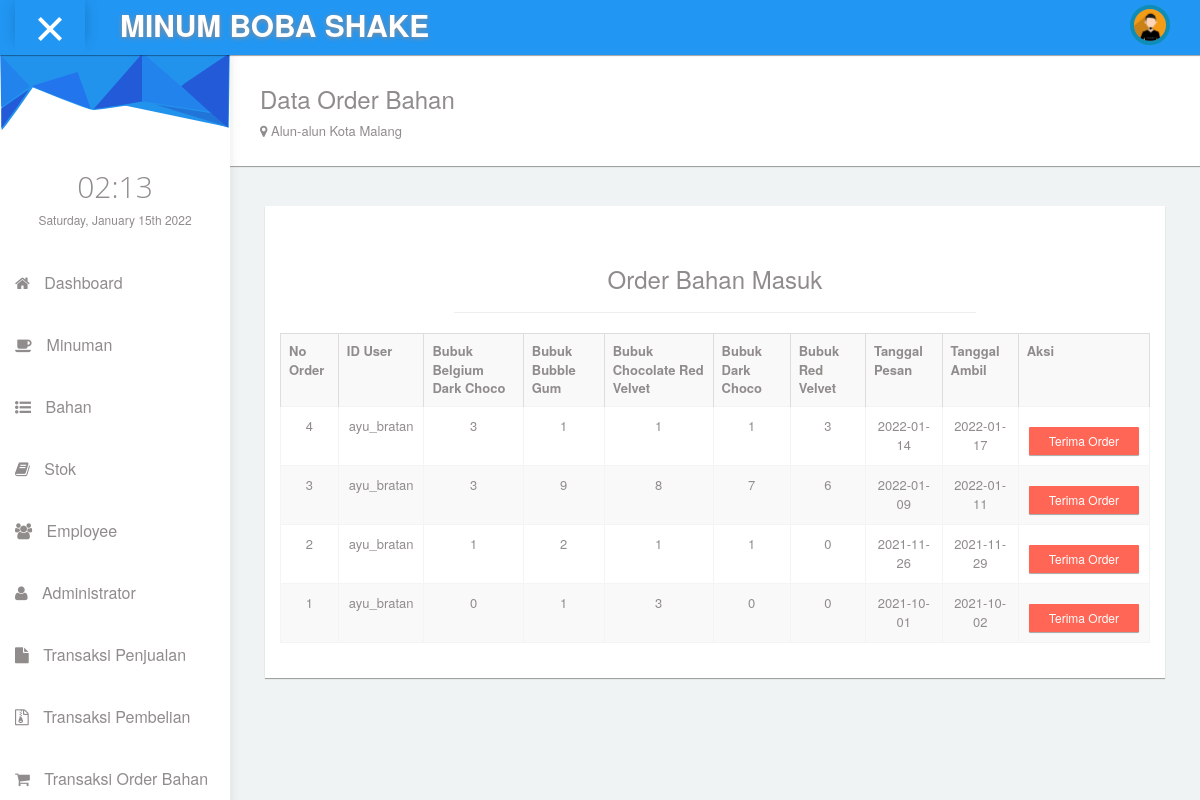
/adm_orderan.php, run on the app's committed database.
### tables this page shows
CREATE TABLE `orderan` (
  `no_order` int(11) NOT NULL,
  `id_user` varchar(20) NOT NULL,
  `BDC` int(11) NOT NULL,
  `BG` int(11) NOT NULL,
  `CRV` int(11) NOT NULL,
  `DC` int(11) NOT NULL,
  `RV` int(11) NOT NULL,
  `tgl_pesan` date NOT NULL,
  `tgl_ambil` date NOT NULL
);

### adm_orderan.php (the view, shortened to what this page needs)
<!DOCTYPE html>
<html lang="en">
<head>
    <link rel="stylesheet" type="text/css" href="asset/css/bootstrap.min.css">
      <link rel="stylesheet" type="text/css" href="asset/css/plugins/font-awesome.min.css"/>
      <link rel="stylesheet" type="text/css" href="asset/css/plugins/simple-line-icons.css"/>
      <link rel="stylesheet" type="text/css" href="asset/css/plugins/animate.min.css"/>
      <link rel="stylesheet" type="text/css" href="asset/css/plugins/fullcalendar.min.css"/>
  <link href="asset/css/style.css" rel="stylesheet">
  </head>
 <body id="mimin" class="dashboard">
        <nav class="navbar navbar-default header navbar-fixed-top">
          <div class="col-md-12 nav-wrapper">
            <div class="navbar-header" style="width:100%;">
              <div class="opener-left-menu is-open">
                <span class="bottom"></span>
              </div>
                <a href="index.html" class="navbar-brand">
                 <b>MINUM BOBA SHAKE</b>
                </a>
              <ul class="nav navbar-nav navbar-right user-nav">
                <li class="user-name"><span><?php echo $_SESSION['nama_user'];?></span></li>
                  <li class="dropdown avatar-dropdown">
                   <img src="asset/img/avatar.jpg" class="img-circle avatar" alt="user name" data-toggle="dropdown" aria-haspopup="true" aria-expanded="true"/>
                </li>
                <li ><a href="#"></a></li>
              </ul>
            </div>
          </div>
        </nav>
      <div class="container-fluid mimin-wrapper">
             <div id="left-menu">
              <div class="sub-left-menu scroll">
                <ul class="nav nav-list">
                    <li><div class="left-bg"></div></li>
                    <li class="time">
                      <h1 class="animated fadeInLeft">21:00</h1>
                      <p class="animated fadeInRight">Sat,October 1st 2029</p>
                    </li>
                     <li><a href="adm_dash.php" class="tree-toggle nav-header"><span class="fa-home fa"></span> Dashboard</a></li>
                     <li><a href="adm_minum.php"><span class="fa-coffee fa"></span> Minuman</a></li>
                    <li><a href="adm_bahan.php"><span class="fa-list-ul fa"></span> Bahan</a></li>
                    <li><a href="adm_stok.php"><span class="fa-book fa"></span> Stok</a></li>
                    <li><a href="adm_user.php"><span class="fa-users fa"></span> Employee</a></li>
                    <li><a href="adm_adm.php"><span class="fa-user fa"></span> Administrator</a></li>
                    <li><a href="adm_jual.php"><span class="fa-file fa"></span> Transaksi Penjualan</a></li>
                    <li><a href="adm_beli.php"><span class="fa-file-archive-o fa"></span> Transaksi Pembelian</a></li>
                    <li><a href="adm_orderan.php"><span class="fa-shopping-cart fa"></span> Transaksi Order Bahan</a></li>
                  </ul>
                </div>
            </div>
            <div id="content">
                <div class="panel">
                  <div class="panel-body">
                      <div class="col-md-6 col-sm-12">
                        <h3 class="animated fadeInLeft">Data Order Bahan</h3>
                        <p class="animated fadeInDown"><span class="fa  fa-map-marker"></span> Alun-alun Kota Malang</p>
                    </div>
                  </div>
                </div>
                <div class="col-md-12" style="padding:20px;">
                  <div class="col-md-12 padding-0">
                      <div class="col-md-12 padding-0">
                          <div class="col-md-12 padding-0">
                              <div class="col-md-12">
                                  <div class="panel box-v1">
                                    <div class="panel-body text-center">
                                      <h3>Order Bahan Masuk</h3>
                                      <hr/>
                                      <table class="table table-bordered table-striped">
                                        <tr>
                                          <th>No Order</th>
                                          <th>ID User</th>
                                          <th>Bubuk Belgium Dark Choco</th>
                                          <th>Bubuk Bubble Gum</th>
                                          <th>Bubuk Chocolate Red Velvet</th>
                                          <th>Bubuk Dark Choco</th>
                                          <th>Bubuk Red Velvet</th>
                                          <th>Tanggal Pesan</th>
                                          <th>Tanggal Ambil</th>
                                          <th>Aksi</th>
                                        </tr>
                                        <?php
                                          include 'koneksi.php';
                                          $data = mysqli_query($konek, "SELECT * from orderan order by tgl_pesan desc");
                                          while ($d = mysqli_fetch_array($data)) {
                                        ?>
                                          <tr>
                                            <td><?php echo $d['no_order']; ?></td>
                                            <td><?php echo $d['id_user']; ?></td>
                                            <td><?php echo $d['BDC']; ?></td>
                                            <td><?php echo $d['BG']; ?></td>
                                            <td><?php echo $d['CRV']; ?></td>
                                            <td><?php echo $d['DC']; ?></td>
                                            <td><?php echo $d['RV']; ?></td>
                                            <td><?php echo $d['tgl_pesan']; ?></td>
                                            <td><?php echo $d['tgl_ambil']; ?></td>
                                            <td><p id="btn"></p>
                                                <button class="btn btn-danger btn-sm" id="btn" onclick="this.disabled = true;">Terima Order</button>
                                            </td>
                                          </tr>
                                          <?php
                                          }
                                          ?>
                                      </table>
                                    </div>
                                  </div>
                              </div>
                          </div>
                      </div>
                  </div>
              </div>
      </div>
  </body>
</html>

### data on the page
orderan: no_order "4", id_user "ayu_bratan", BDC "3", BG "1", CRV "1", DC "1", RV "3", tgl_pesan "2022-01-14", tgl_ambil "2022-01-17"
orderan: no_order "3", id_user "ayu_bratan", BDC "3", BG "9", CRV "8", DC "7", RV "6", tgl_pesan "2022-01-09", tgl_ambil "2022-01-11"
orderan: no_order "2", id_user "ayu_bratan", BDC "1", BG "2", CRV "1", DC "1", RV "0", tgl_pesan "2021-11-26", tgl_ambil "2021-11-29"
orderan: no_order "1", id_user "ayu_bratan", BDC "0", BG "1", CRV "3", DC "0", RV "0", tgl_pesan "2021-10-01", tgl_ambil "2021-10-02"
